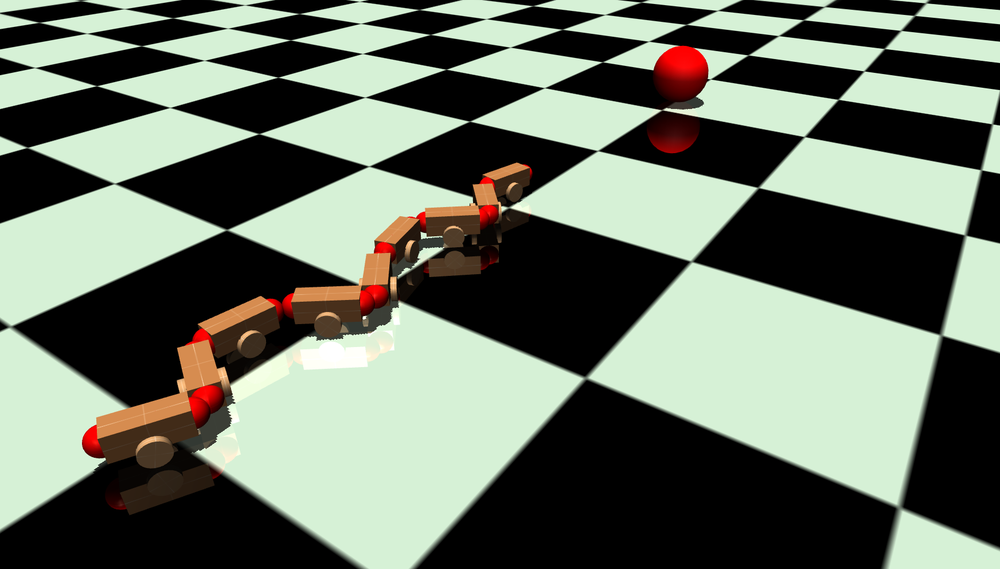
#> input picture images/env_image.png, 1000 x 569 px, shrunk from 1744 x 992 before the run
$ python -i plot_head_cam.py   (imports and definitions only)   (older library calls are emulated)
#> lines starting #> are read from the running program, lines starting #| are printed output that depends on the picture
import numpy as np
import pandas as pd
import matplotlib
import matplotlib.pyplot as plt
from skimage import color
import scipy


#matplotlib.style.use('ggplot')


def main():
    import argparse
    parser = argparse.ArgumentParser(formatter_class=argparse.ArgumentDefaultsHelpFormatter)


def plot_img(img_rgb):
    # [5 lines of commented-out code are left out]
    ratio = "32x20"
    #ratio = "64x40"

    #90x50

    scipy.misc.imsave('./head_cam_plots/cam_image_rgb_data_{}.bmp'.format(ratio), img_rgb)
    #np.save("cam_image_rgb_data_{}.out".format(ratio), np.array(img_rgb), fmt='%d')
    # rgb
    plt.imshow(img_rgb)
    plt.savefig('./head_cam_plots/cam_rgb{}.pdf'.format(ratio), bbox_inches='tight')
    plt.clf()

    # r
    img_r = img_rgb[:, :, 0]
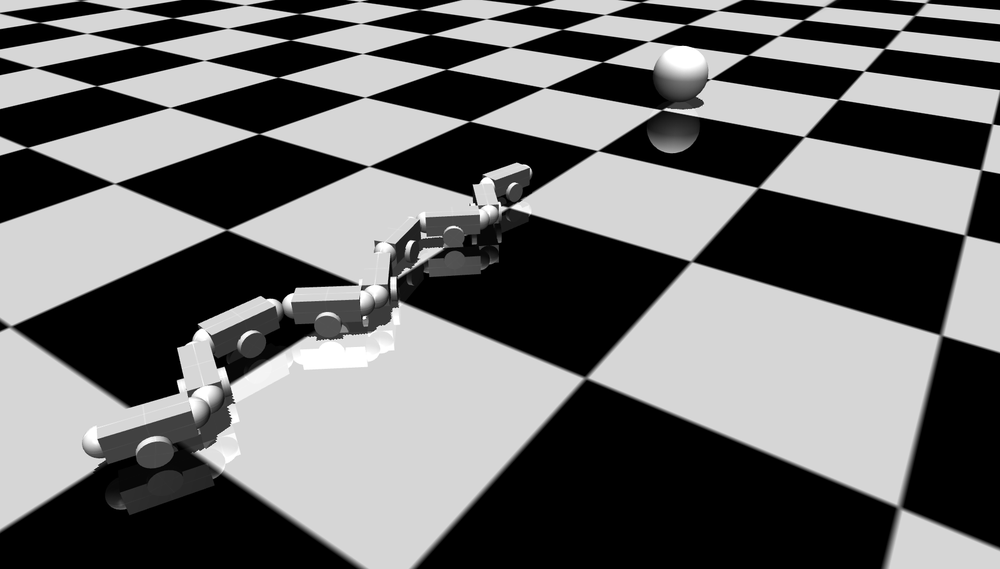
#> img_r: shape (569, 1000); min 0, max 255, mean 107.2
    plt.imshow(img_r, cmap='gray')
    plt.savefig('./head_cam_plots/cam_r{}.pdf'.format(ratio), bbox_inches='tight')
    plt.clf()

    # hue, saturation, lightness
    img_hsv = color.rgb2hsv(img_rgb)
#> img_hsv: shape (569, 1000, 3) float64; mean of channels 0, 1, 2 0.168, 0.101, 0.469
    img_s = img_hsv[:, :, 1]
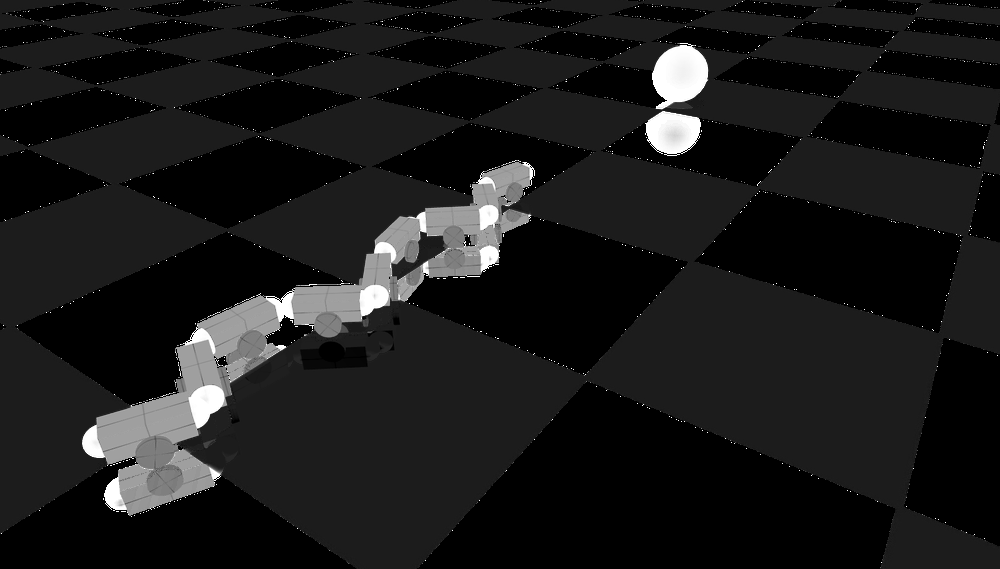
#> img_s: shape (569, 1000) float64; min 0, max 1, mean 0.101
    plt.imshow(img_s, cmap='gray')
    plt.savefig('./head_cam_plots/cam_s{}.pdf'.format(ratio), bbox_inches='tight')
    plt.clf()

    # gray
    img_gray = color.rgb2gray(img_rgb)
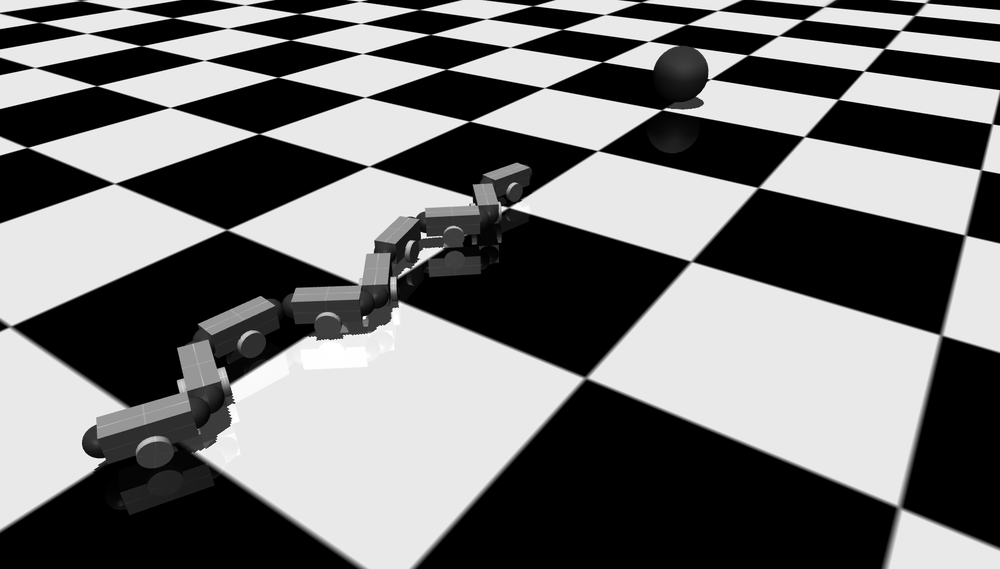
#> img_gray: shape (569, 1000) float64; min 0, max 1, mean 0.443
    plt.imshow(img_gray, cmap='gray')
    plt.savefig('./head_cam_plots/cam_gray{}.pdf'.format(ratio), bbox_inches='tight')
    plt.clf()

    img_gray = color.rgb2gray(img_rgb)
    img_gray = img_gray[9]
#> img_gray = 1000 values, max 0.971 at index 426, min 0 at index 28, mean 0.413
#> (the run stopped early here; a loop or call above may not have finished)
